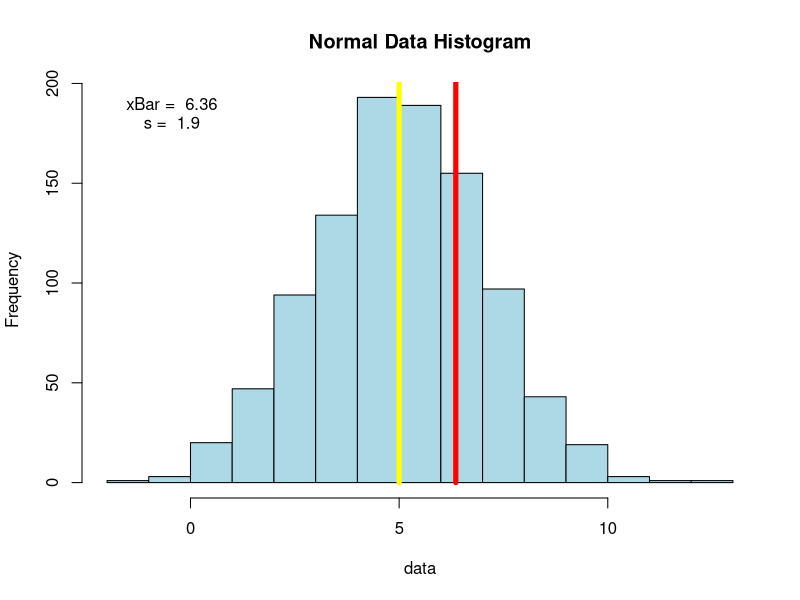

Generate this figure with R:
## ---- chunk 1
n = 1000; mu = 5; sigma = 2
nNumbers <- rnorm(n, mu, sigma)
hist(nNumbers, xlab='data', col='lightblue',main='Normal Data Histogram')
percentage <- 1
samp <- sample(nNumbers, round(percentage*n/100))
xBar <- mean(samp)
s <- sd(samp)
minDataX <- min(nNumbers)+1
maxDataY <- n*.19
lines(c(mu, mu), c(0, 2000),col="yellow",lwd=5)
lines(c(xBar, xBar), c(0, 2000),col="red",lwd=5)   
text(minDataX, maxDataY, paste("xBar = ", round(xBar,2)))
text(minDataX, maxDataY*0.95, paste("s = ", round(s,2)))
